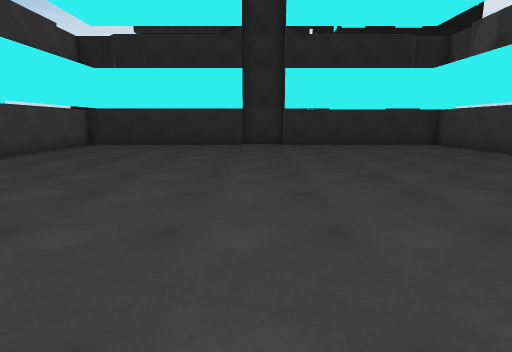
View 1 (above)

15 first-person views from a walk through a Unity game level. The camera is 1.3 m above the floor, tilts 10° down and sees 80° across. The floor is counted in squares, 1 m on a side. Each view is taken from the middle of a square. On the plan, view 1 faces up. The plan holds only what a view shows up to about 14 squares ahead; the rest is blank. The place goes on beyond the plan.

View 2
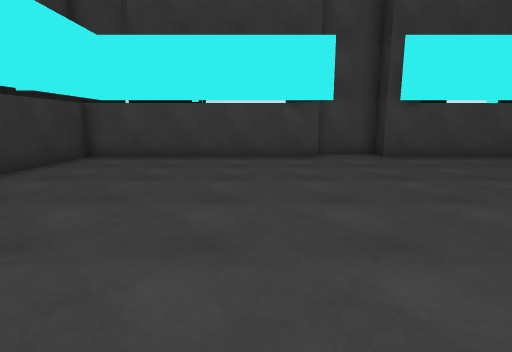

View 3
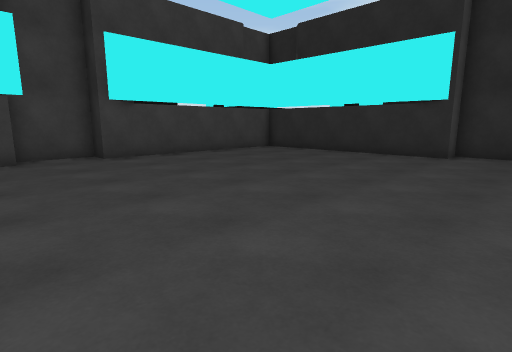

View 4
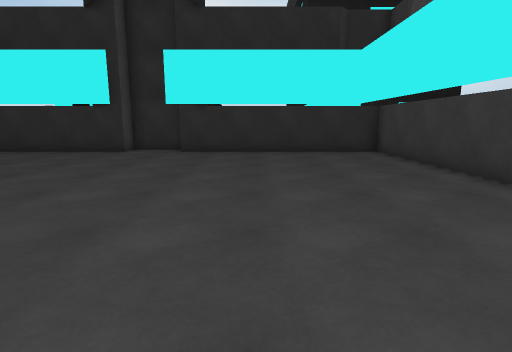

View 5
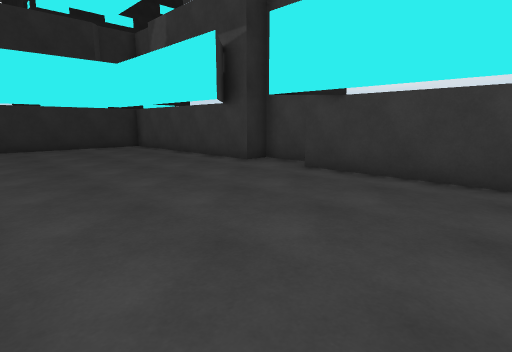

View 6
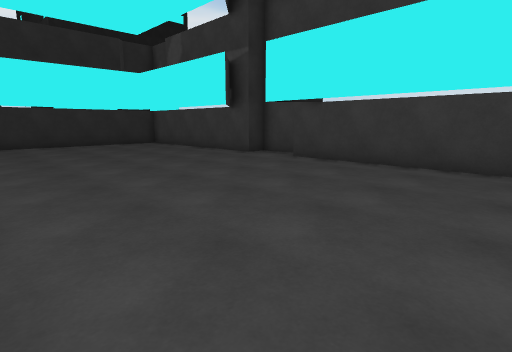

View 7
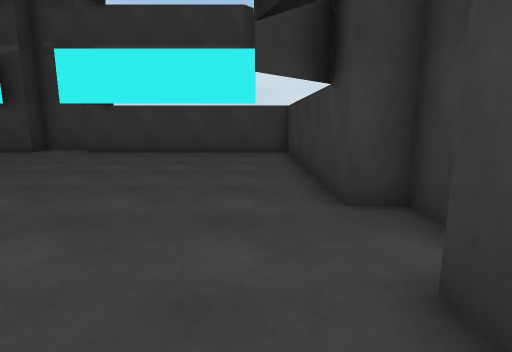

View 8
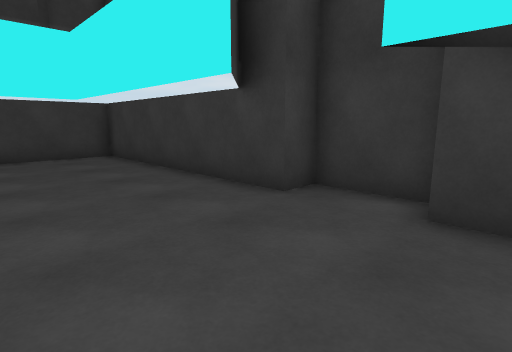

View 9
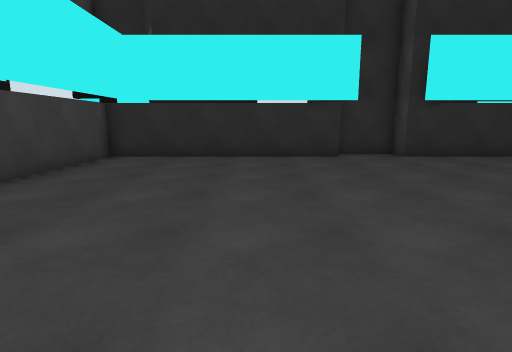

View 10
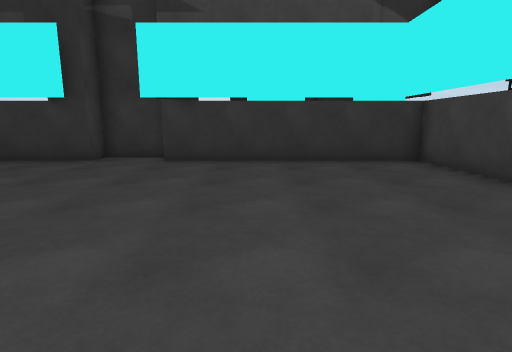

View 11
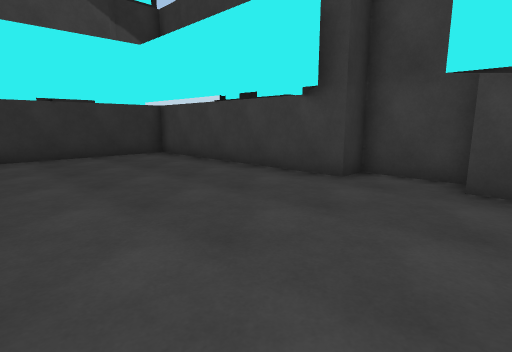

View 12
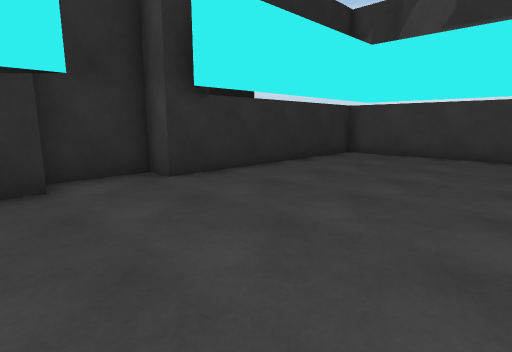

View 13
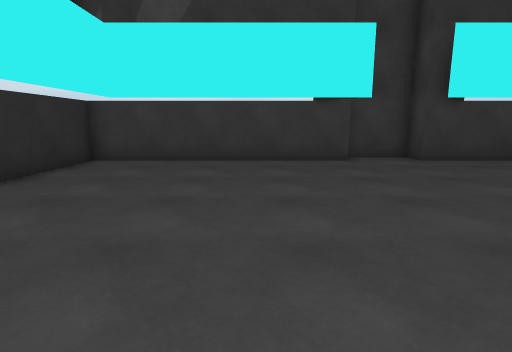

View 14
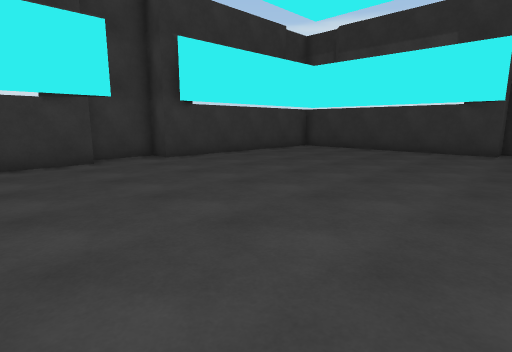

View 15
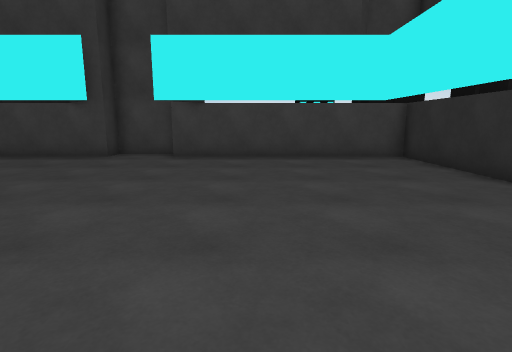

### Floor plan
Points are (right, up) in squares from view 1. A wall is a line through its corners. A room is listed if a view was taken in it or the views show most of it. See-through windows are left out.
Room 1 (views 1, 2, 3, 4, 5, 6, 7, 8, 9, 10, 11, 12, 13, 14, 15)
walls: (-0.6, -3.4) (1.6, -3.4) (1.6, -2.4) (10.4, -2.4) (10.4, 6.4) (11.4, 6.4) (11.4, 8.8) (10.4, 8.8) (10.4, 17.6) (1.6, 17.6) (1.6, 18.6) (-0.8, 18.6) (-0.8, 17.6) (-9.6, 17.6) (-9.6, 8.8) (-10.6, 8.8) (-10.6, 6.4) (-9.6, 6.4) (-9.6, -2.4) (-0.8, -2.4)

Where each view was taken, in squares from view 1:
view 1: 0 up, 0 right, facing up
view 2: 4 up, 2 right, facing left
view 3: 5 up, 2 right, facing up-left
view 4: 4 up, 5 right, facing up
view 5: 1 up, 3 right, facing up-right
view 6: 1 down, 1 right, facing up-right
view 7: 1 down, 3 left, facing right
view 8: 2 up, 2 left, facing down-right
view 9: 6 up, 4 left, facing up
view 10: 8 up, 4 left, facing down
view 11: 10 up, 3 left, facing down-left
view 12: 11 up, 2 left, facing up-right
view 13: 12 up, 0 right, facing right
view 14: 12 up, 0 right, facing down-right
view 15: 12 up, 2 right, facing left
